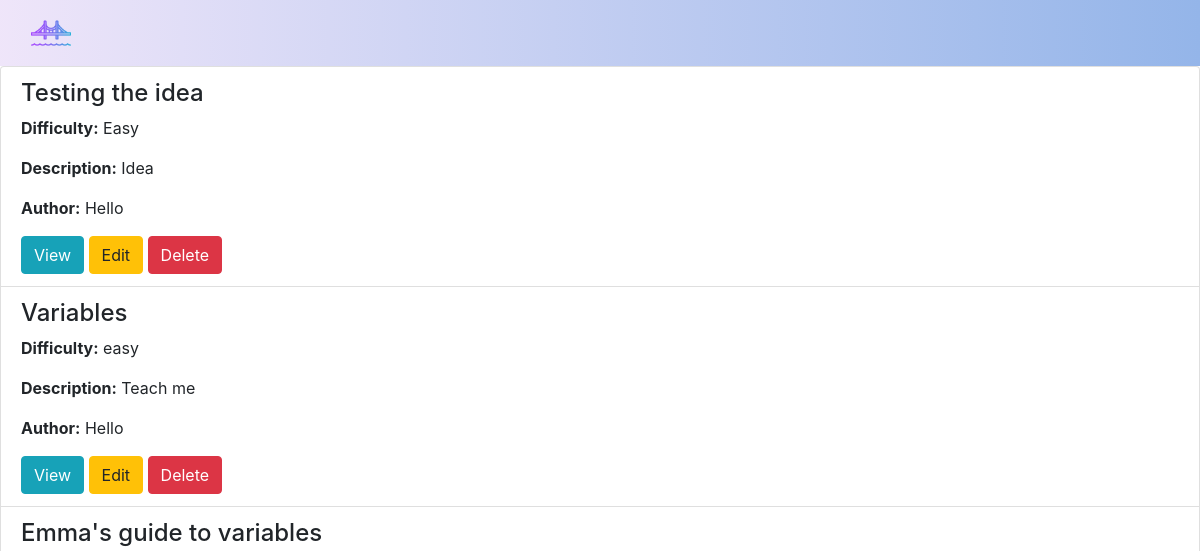
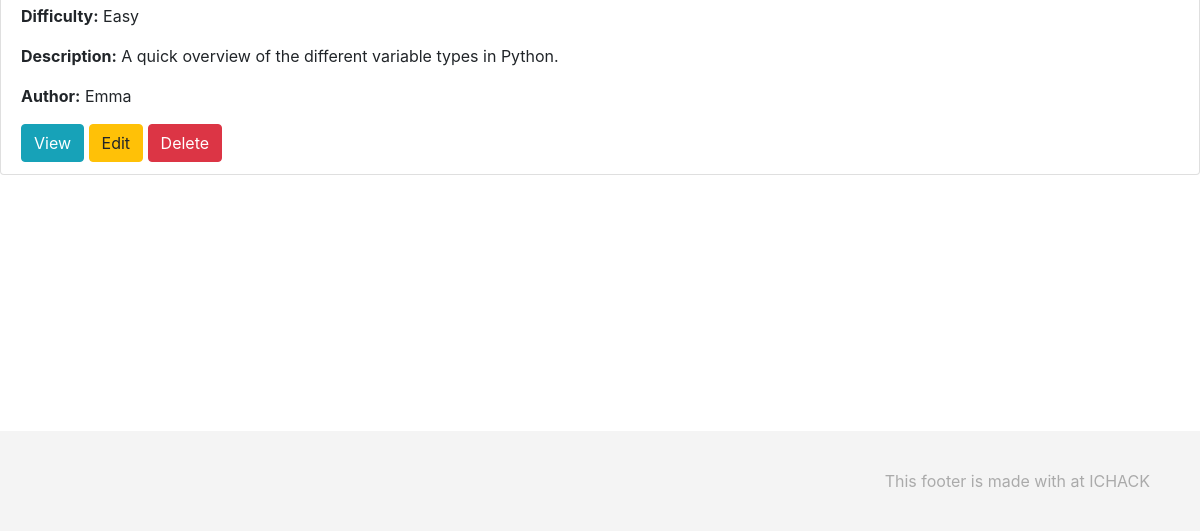
The app's page /courses, older data (2 pictures, top to bottom).
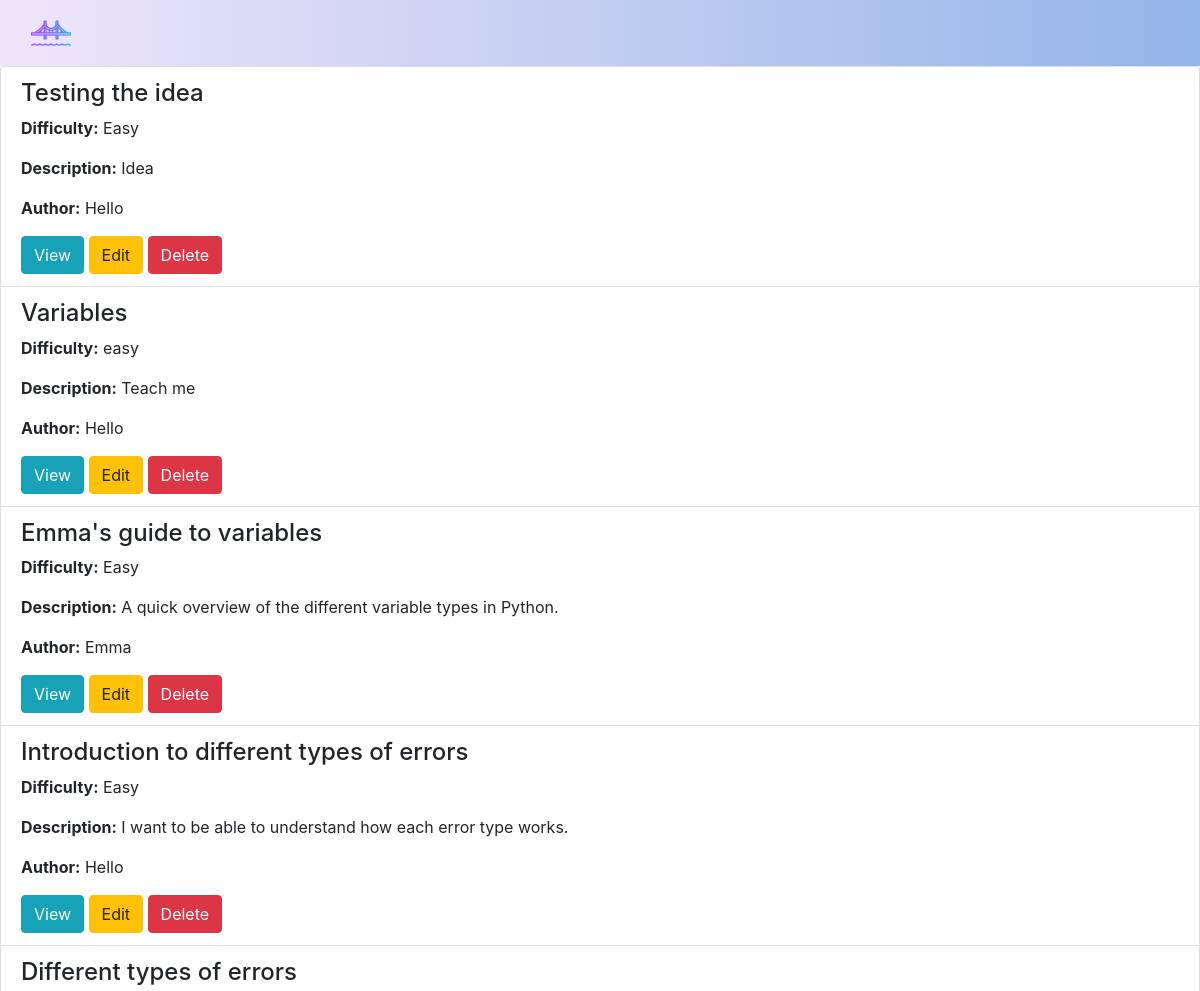
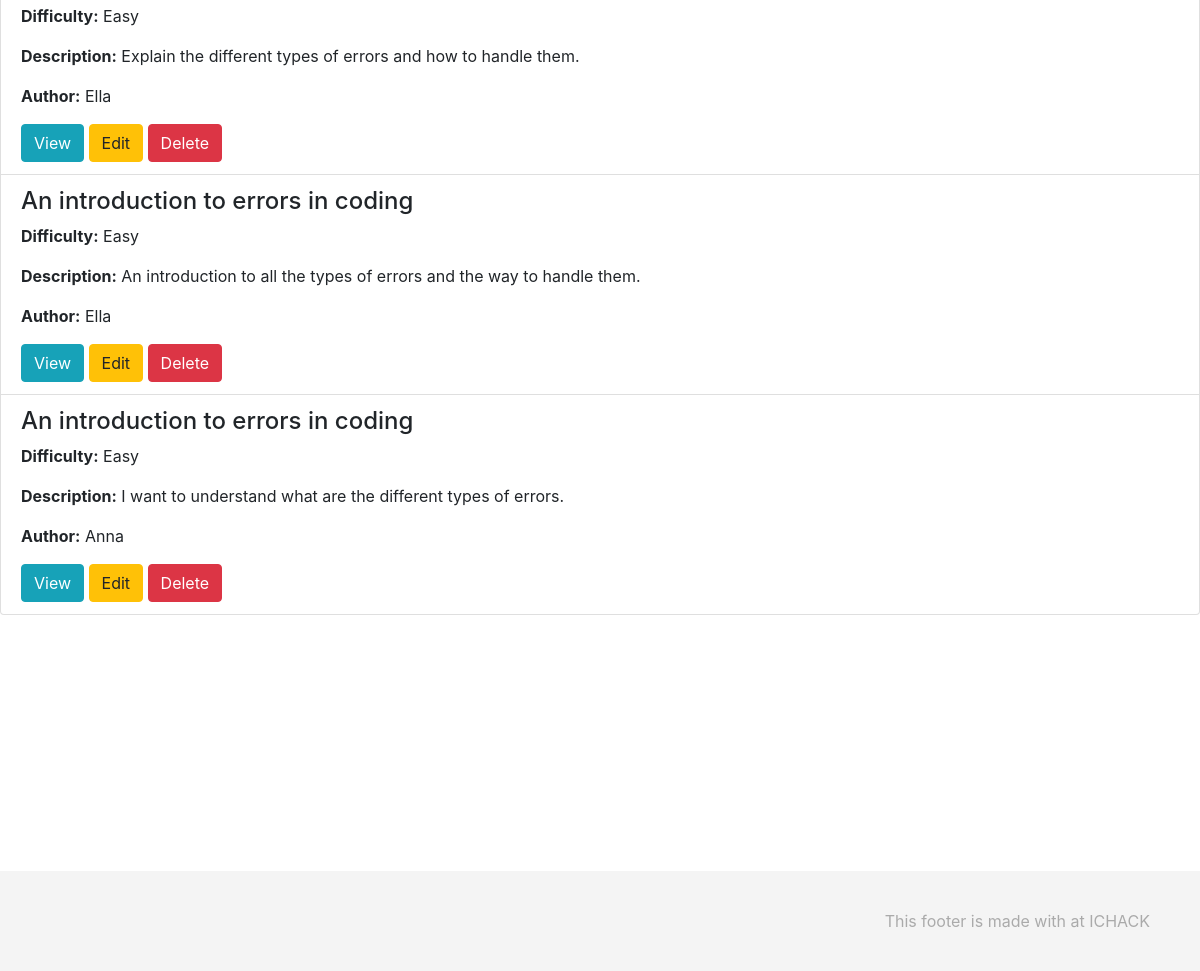
The same page, newer data (2 pictures, top to bottom).
### app/models.py (models this page shows, shortened)
class Course(db.Model):
    id = db.Column(db.Integer, primary_key=True)
    name = db.Column(db.String(100), nullable=False)
    difficulty_matrix = db.Column(db.String(100), nullable=False)
    description = db.Column(db.Text, nullable=False)
    content = db.Column(db.Text, nullable=False)
    questions = db.Column(db.Text, nullable=False)
    author_id = db.Column(db.Integer, db.ForeignKey('user.id'), nullable=False)
    author = db.relationship('User', back_populates='courses')

class User(UserMixin, db.Model):
    id = db.Column(db.Integer, primary_key=True)
    username = db.Column(db.String(150), unique=True, nullable=False)
    password_hash = db.Column(db.String(256), nullable=False)
    section_score = db.Column(db.Float, nullable=True)  # Stores scores, can be NULL
    key_interest = db.Column(db.String(255), nullable=True)  # Stores user interests
    courses = db.relationship('Course', back_populates='author', lazy=True)

### app/routes.py (the view)
@main.route('/courses')
def view_courses():
    courses = Course.query.all()
    return render_template('courses/view_courses.html', courses=courses)

### app/templates/courses/view_courses.html
{% extends "base.html" %}
{% block content %}
<ul class="list-group">
  {% for course in courses %}
      <li class="list-group-item">
          <h4>{{ course.name }}</h4>
          <p><strong>Difficulty:</strong> {{ course.difficulty_matrix }}</p>
          <p><strong>Description:</strong> {{ course.description }}</p>
          <p><strong>Author:</strong> {{ course.author.username }}</p>
          <a href="{{ url_for('main.view_course', id=course.id) }}" class="btn btn-info">View</a>
          <a href="{{ url_for('main.edit_course', id=course.id) }}" class="btn btn-warning">Edit</a>
          <form method="POST" action="{{ url_for('main.delete_course', id=course.id) }}" style="display:inline;">
              <button type="submit" class="btn btn-danger">Delete</button>
          </form>
      </li>
  {% endfor %}
</ul>
{% endblock %}

### app/templates/base.html (shortened to what this page needs)
<!DOCTYPE html>
<html lang="en">
<head>
    <link rel="stylesheet" href="https://cdn.jsdelivr.net/npm/bootstrap@4.3.1/dist/css/bootstrap.min.css">
    <link rel="stylesheet" href="{{ url_for('static', filename='style.css') }}">
    <script src="https://unpkg.com/@tailwindcss/browser@4"></script>
  </head>
<body>
  <div class="navbar navbar-expand-sm navbar-light navbar-lewagon">
    <div class="container-fluid">
      <a class="navbar-brand" href="{{ url_for('main.home') }}">
        <img src="{{ url_for('static', filename='images/bridge.png') }}" />
  </a>
    </div>
  </div>
 {% block content %}{% endblock %}
    <p style="padding-top: 20%;"></p>
    <div class="footer">
      <div class="footer-copyright">
        This footer is made with  at ICHACK
      </div>
    </div>
</body>
</html>

### app/static/style.css (style rules this page uses)
.navbar-lewagon { justify-content: space-between; background: rgba(204, 174, 238, 0.249); background: linear-gradient(90deg, rgba(204, 174, 238, 0.318) 0%, rgba(148,181,233,1) 100%); }
.navbar-lewagon .navbar-brand img { width: 40px; }
.footer { background: #F4F4F4; display: flex; align-items: center; justify-content: space-between; height: 100px; padding: 0px 50px; color: rgba(0,0,0,0.3); }

Row changes from the older to the newer data that the page shows:
added Course: name "Introduction to different types of errors", difficulty_matrix "Easy", description "I want to be able to understand how each error type works.", author.username "Hello"
added Course: name "Different types of errors", difficulty_matrix "Easy", description "Explain the different types of errors and how to handle them.", author.username "Ella"
added Course: name "An introduction to errors in coding", difficulty_matrix "Easy", description "An introduction to all the types of errors and the way to handle them.", author.username "Ella"
added Course: name "An introduction to errors in coding", difficulty_matrix "Easy", description "I want to understand what are the different types of errors.", author.username "Anna"
